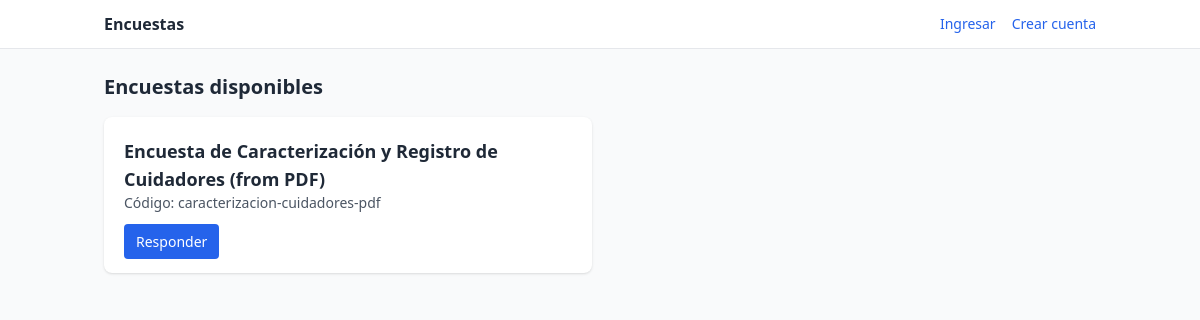
Screenshot of /public/ with the database file from the repository.
### surveys/models.py (models this page shows, shortened)
class Survey(models.Model):
    name = models.CharField(max_length=200, unique=True)
    description = models.TextField(blank=True)
    code = models.SlugField(max_length=80, unique=True)
    is_active = models.BooleanField(default=True)
    created_at = models.DateTimeField(auto_now_add=True)
    require_token = models.BooleanField(default=False)

### surveys/views.py (the view)
# urls.py: path("public/", views.survey_list_public, name="public_list"),
def survey_list_public(request): # New public survey list view
    surveys = Survey.objects.filter(is_active=True)
    return render(request, 'surveys/survey_list.html', {'surveys': surveys})

### surveys/templates/surveys/survey_list.html (shortened to what this page needs)
{% extends "surveys/base.html" %}
{% block content %}
<h1 class="text-xl font-semibold mb-4">Encuestas disponibles</h1>
<div class="grid sm:grid-cols-2 gap-4">
  {% for s in surveys %}
    <div class="bg-white p-5 rounded-lg shadow flex flex-col justify-between">
      <div>
        <h2 class="font-semibold text-lg">{{ s.name }}</h2>
        <p class="text-sm text-gray-600">Código: {{ s.code }}</p>
      </div>
      <div class="mt-4">
        <a href="{% url 'surveys:fill' s.code %}" class="px-3 py-2 rounded bg-blue-600 text-white text-sm">Responder</a>
      </div>
    </div>
  {% empty %}
    <p>No hay encuestas activas.</p>
  {% endfor %}
</div>
{% endblock %}

### rows the page displays
Survey: name "Encuesta de Caracterización y Registro de Cuidadores (from PDF)", code "caracterizacion-cuidadores-pdf"
